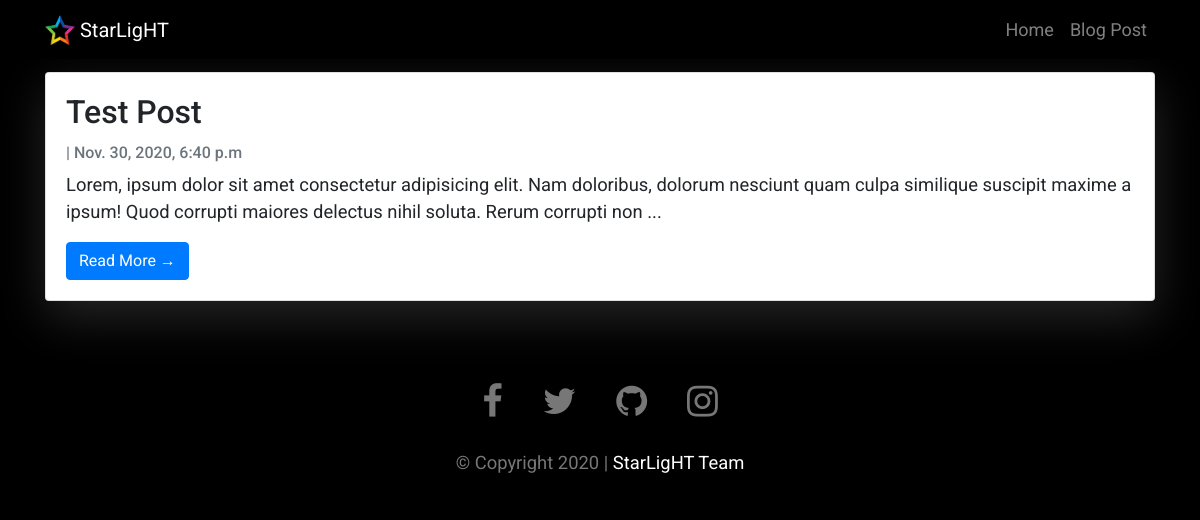
Before: /blog/ with the older database file.
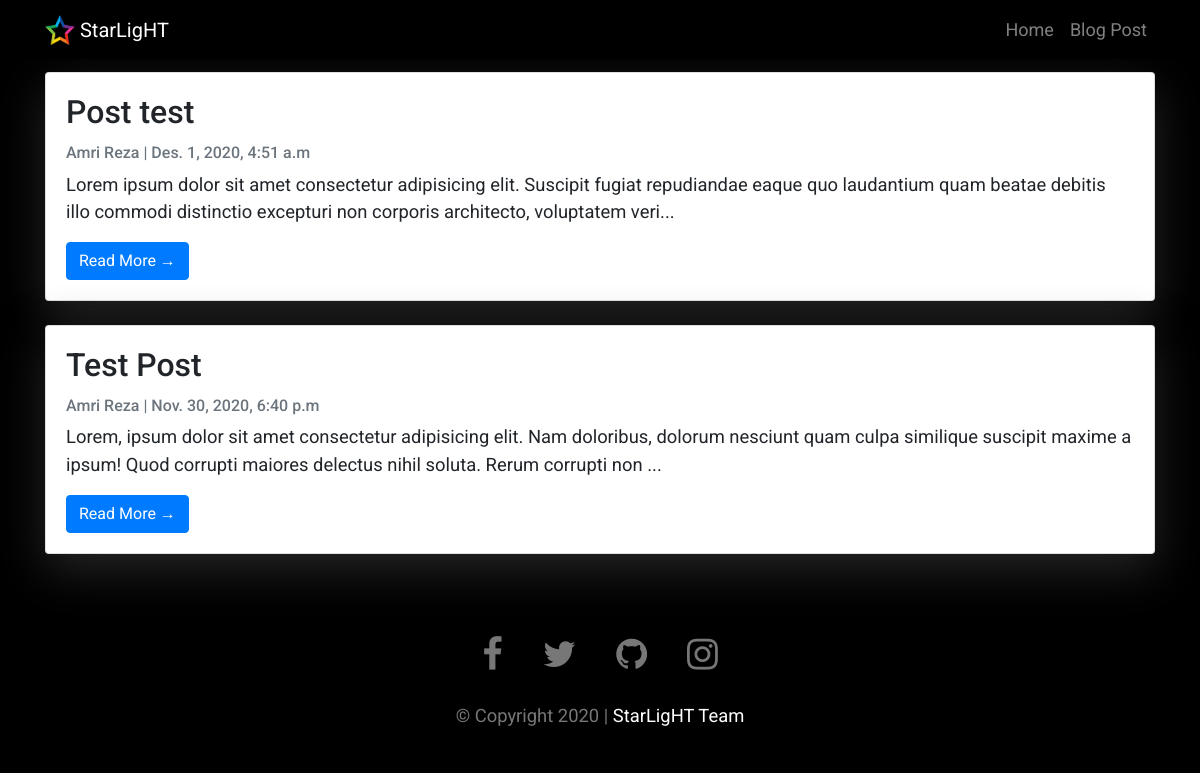
After: the same page with the newer database file.
### blog/models.py (models this page shows, shortened)
class Post(models.Model):
    title = models.CharField(max_length=200, unique=True)
    slug = models.SlugField(max_length=200, unique=True)
    author = models.ForeignKey(User, on_delete=models.CASCADE, related_name='blog_post')
    updated_on = models.DateTimeField(auto_now=True)
    content = models.TextField()
    created_on = models.DateTimeField(auto_now_add=True)
    status = models.IntegerField(choices=STATUS, default=0)
    class Meta:
        ordering = ['-created_on']

### blog/views.py (the view)
# urls.py: path("blog/", views.PostList, name="blog"),
def PostList(request):
    object_list = Post.objects.filter(status=1).order_by('-created_on')
    paginator = Paginator(object_list, 3)
    page = request.GET.get('page')
    try:
        post_list = paginator.page(page)
    except PageNotAnInteger:
        post_list = paginator.page(1)
    except EmptyPage:
        post_list = paginator.page(paginator.num_pages)
    finally:
        return render(request,
                    'blog/index.html',
                    {'page': page,
                    'post_list': post_list})

### templates/blog/index.html (shortened to what this page needs)
{% extends "base.html" %}
{% block content %}
<div class="container dark">
    <div class="row">
        <div class="col-md mt-3 left">
            {% for post in post_list %}
            <div class="card mb-4">
                <div class="card-body">
                    <h2 class="card-title">{{ post.title }}</h2>
                    <p class="card-text text-muted h6">{{ post.author.get_full_name }} | {{ post.created_on}} </p>
                    <p class="card-text">{{post.content|slice:":200" }}...</p>
                    <a href="{% url 'post_detail' post.slug  %}" class="btn btn-primary">Read More &rarr;</a>
                </div>
            </div>
            {% endfor %}
        </div>
    </div>
</div>
{%endblock%}

Changed rows visible on the page:
added Post: title "Post test", author.get_full_name "Amri Reza", created_on "Des. 1, 2020, 4:51 a.m", content "Lorem ipsum dolor sit amet consectetur adipisicing elit. Suscipit fugiat repudiandae eaque quo laudantium quam beatae debitis illo commodi distinctio excepturi non corporis architecto, voluptatem veri"
changed through a linked row, Post "Test Post": author.get_full_name (not shown) → "Amri Reza"
